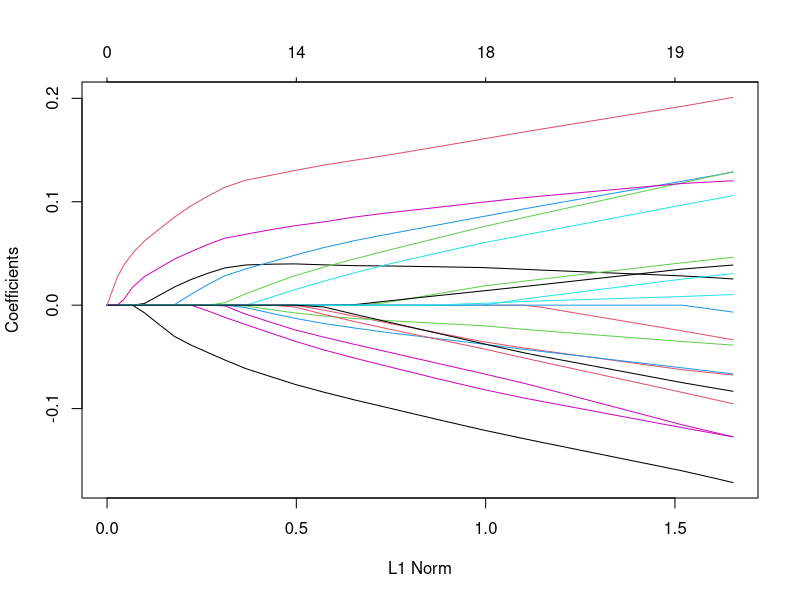
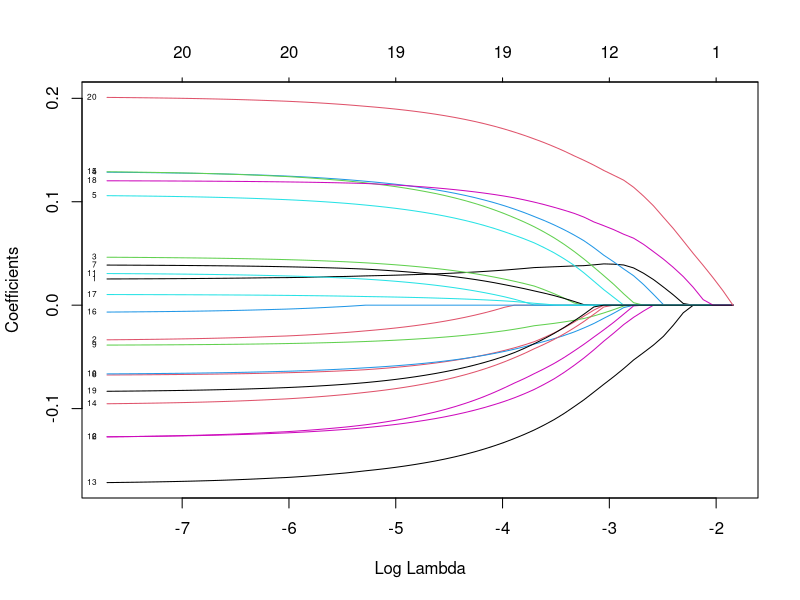
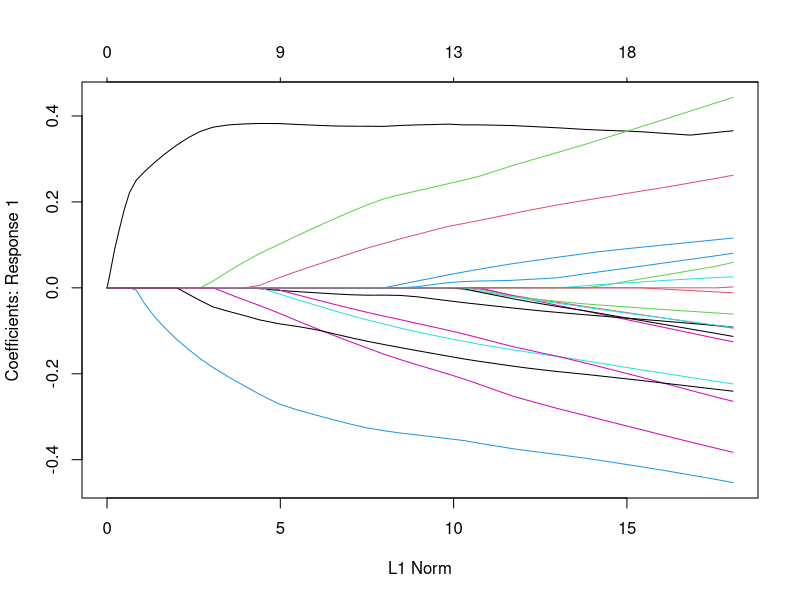
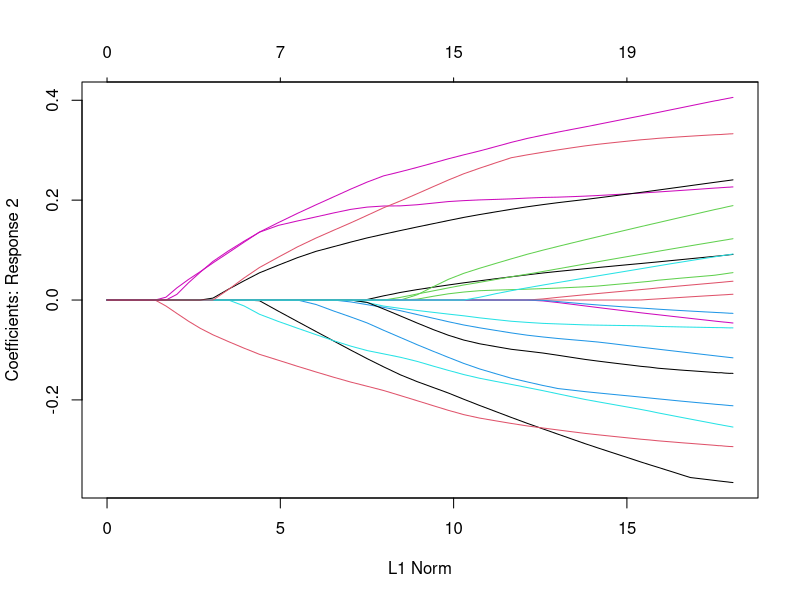
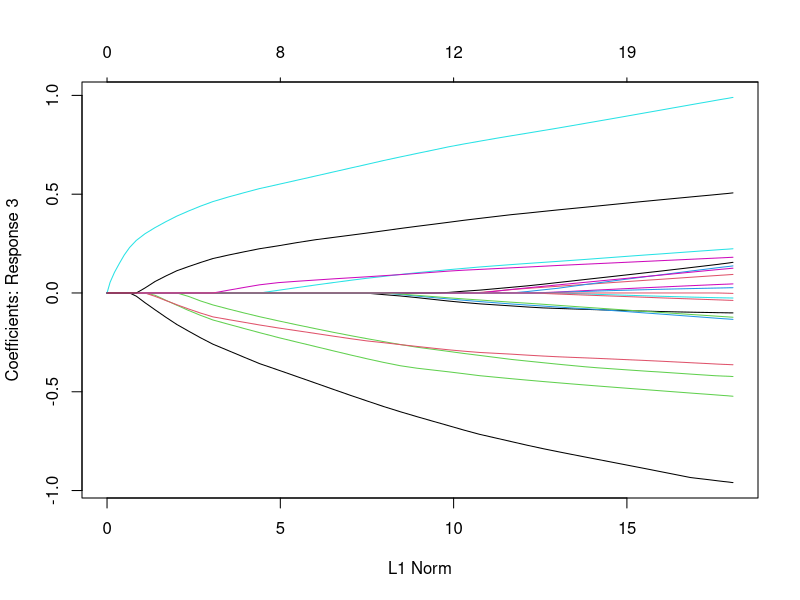
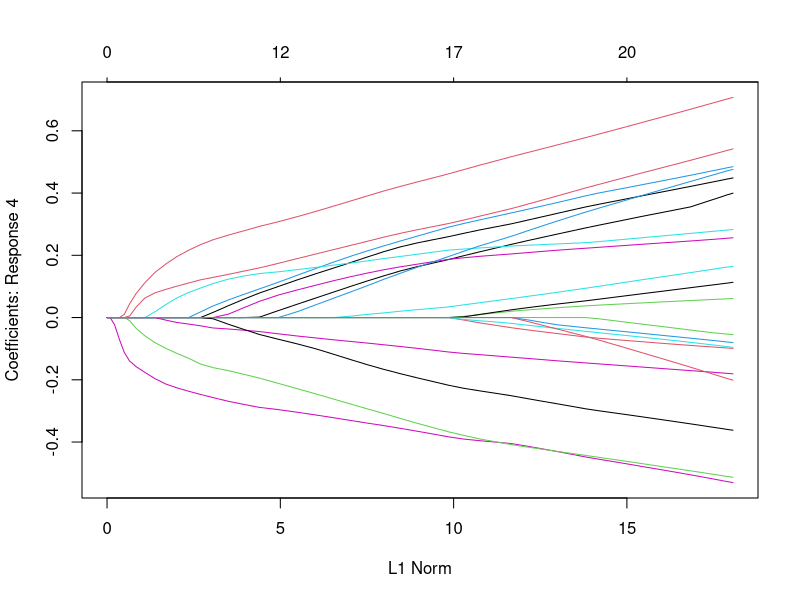

These figures' R source, in order:
# r2py crawler metadata
# package: glmnet
# source_type: rd_example
# topic: plot.glmnet.Rd
# source_file: C:\Users\bened\AppData\Local\R\win-library\4.5\glmnet\help
# lines: 10

suppressPackageStartupMessages(library(glmnet))
x=matrix(rnorm(100*20),100,20)
y=rnorm(100)
g2=sample(1:2,100,replace=TRUE)
g4=sample(1:4,100,replace=TRUE)
fit1=glmnet(x,y)
plot(fit1)
plot(fit1,xvar="lambda",label=TRUE)
fit3=glmnet(x,g4,family="multinomial")
plot(fit3,pch=19)
